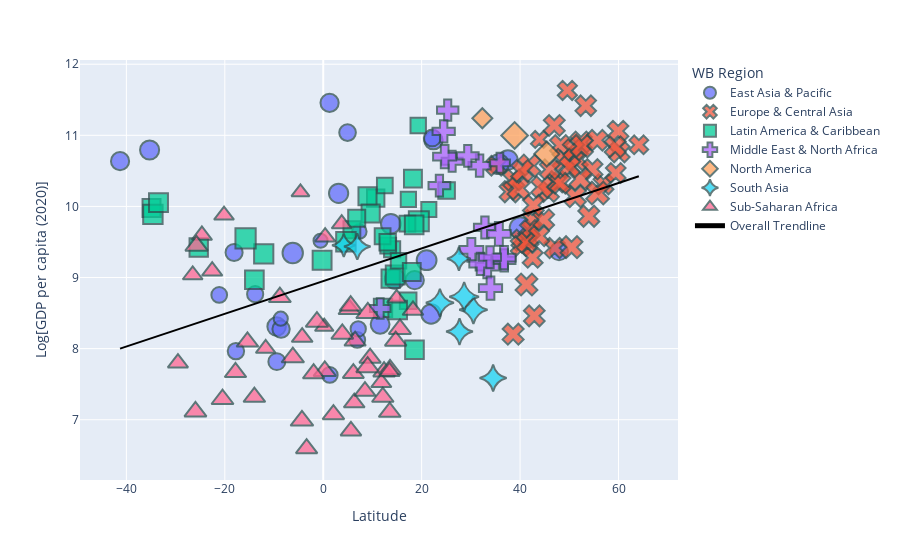

Notebook cell for this chart:
### Markdown cell above
## Let's [select symbols to plot](https://plotly.com/python/marker-style/) so it looks like the previous ones and also to improve visibility

### Code cell
symbols = ['circle', 'x', 'square', 'cross', 'diamond', 'star-diamond', 'triangle-up']
fig = px.scatter(dffig,
                 x="latitude", 
                 y="ln_gdp_pc", 
                 color='region',
                 symbol='region',
                 symbol_sequence=symbols,
                 hover_name='name',
                 hover_data=['iso3c', 'ln_pop'],
                 size='ln_pop',
                 size_max=15,
                 trendline="ols",
                 trendline_scope="overall",
                 trendline_color_override="black",
                 labels={
                     "latitude": "Latitude",
                     "ln_gdp_pc": "Log[GDP per capita (" + str(year) + ")]",
                     "region": "WB Region"
                 },
                 opacity=0.75,
                 height=600,
                )
fig.update_traces(marker=dict(#size=12,
                              line=dict(width=2,
                                        color='DarkSlateGrey')),
                  selector=dict(mode='markers'))
fig.show()

### Figure 1 — Plotly figure (JSON) as saved in the notebook; plotly's stock layout.template omitted (floating-point values rounded to 4 significant figures; data arrays with more than 128 entries replaced by an {"elided": "..."} marker saying what was removed)
{"data": [{"customdata": [["KOR", 17.76], ["CHN", 21.07], ["SLB", 13.44], ["SGP", 15.55], ["KHM", 16.63], ["PNG", 16.01], ["PLW", 9.803], ["PHL", 18.51], ["NZL", 15.44], ["FJI", 13.71], ["BRN", 12.99], ["FSM", 11.65], ["MYS", 17.29], ["MNG", 15.0], ["MMR", 17.81], ["HKG", 15.83], ["MHL", 10.99], ["IDN", 19.43], ["MAC", 13.38], ["JPN", 18.65], ["LAO", 15.8], ["NRU", 9.29], ["THA", 18.06], ["KIR", 11.69], ["TLS", 14.09], ["VUT", 12.64], ["AUS", 17.06], ["WSM", 12.2], ["TUV", 9.375], ["TON", 11.57], ["VNM", 18.39]], "hovertemplate": "<b>%{hovertext}</b><br><br>WB Region=East Asia & Pacific<br>Latitude=%{x}<br>Log[GDP per capita (2020)]=%{y}<br>ln_pop=%{customdata[1]}<br>iso3c=%{customdata[0]}<extra></extra>", "hovertext": ["Korea, Rep.", "China", "Solomon Islands", "Singapore", "Cambodia", "Papua New Guinea", "Palau", "Philippines", "New Zealand", "Fiji", "Brunei Darussalam", "Micronesia, Fed. Sts.", "Malaysia", "Mongolia", "Myanmar", "Hong Kong SAR, China", "Marshall Islands", "Indonesia", "Macao SAR, China", "Japan", "Lao PDR", "Nauru", "Thailand", "Kiribati", "Timor-Leste", "Vanuatu", "Australia", "Samoa", "Tuvalu", "Tonga", "Vietnam"], "legendgroup": "East Asia & Pacific", "marker": {"color": "#636efa", "line": {"color": "DarkSlateGrey", "width": 2}, "opacity": 0.75, "size": [17.76, 21.07, 13.44, 15.55, 16.63, 16.01, 9.803, 18.51, 15.44, 13.71, 12.99, 11.65, 17.29, 15.0, 17.81, 15.83, 10.99, 19.43, 13.38, 18.65, 15.8, 9.29, 18.06, 11.69, 14.09, 12.64, 17.06, 12.2, 9.375, 11.57, 18.39], "sizemode": "area", "sizeref": 0.09363, "symbol": "circle"}, "mode": "markers", "name": "East Asia & Pacific", "orientation": "v", "showlegend": true, "type": "scatter", "x": [37.53, 40.05, -9.427, 1.289, 11.56, -9.474, 7.342, 14.55, -41.29, -18.11, 4.942, 6.918, 3.124, 47.91, 21.91, 22.4, 7.11, -6.198, 22.17, 35.67, 18.58, -0.5477, 13.73, 1.329, -8.567, -17.74, -35.28, -13.83, -8.631, -21.14, 21.01], "xaxis": "x", "y": [10.65, 9.699, 7.817, 11.46, 8.341, 8.31, 9.647, 8.982, 10.64, 9.352, 11.04, 8.122, 10.18, 9.369, 8.488, 10.93, 8.277, 9.345, 10.96, 10.6, 8.963, 9.517, 9.756, 7.63, 8.275, 7.965, 10.79, 8.766, 8.421, 8.756, 9.244], "yaxis": "y"}, {"customdata": [["AZE", 16.13], ["GEO", 15.13], ["NOR", 15.5], ["ARM", 14.9], ["NLD", 16.67], ["AUT", 16.0], ["GRC", 16.19], ["MNE", 13.34], ["UZB", 17.35], ["MKD", 14.54], ["GBR", 18.02], ["HRV", 15.21], ["HUN", 16.09], ["MDA", 14.78], ["IRL", 15.42], ["ALB", 14.86], ["LVA", 14.46], ["ISL", 12.81], ["LUX", 13.35], ["ITA", 17.9], ["LTU", 14.84], ["KAZ", 16.75], ["XKX", 14.4], ["KGZ", 15.7], ["TJK", 16.07], ["BEL", 16.26], ["FRA", 18.03], ["POL", 17.45], ["SRB", 15.75], ["BIH", 15.0], ["CHE", 15.97], ["RUS", 18.79], ["ROU", 16.77], ["FIN", 15.53], ["PRT", 16.15], ["CYP", 14.0], ["SMR", 10.43], ["CZE", 16.19], ["SVK", 15.51], ["TUR", 18.25], ["BGR", 15.75], ["SVN", 14.56], ["DNK", 15.58], ["UKR", 17.6], ["SWE", 16.15], ["ESP", 17.67], ["EST", 14.1], ["DEU", 18.24], ["BLR", 16.05]], "hovertemplate": "<b>%{hovertext}</b><br><br>WB Region=Europe & Central Asia<br>Latitude=%{x}<br>Log[GDP per capita (2020)]=%{y}<br>ln_pop=%{customdata[1]}<br>iso3c=%{customdata[0]}<extra></extra>", "hovertext": ["Azerbaijan", "Georgia", "Norway", "Armenia", "Netherlands", "Austria", "Greece", "Montenegro", "Uzbekistan", "North Macedonia", "United Kingdom", "Croatia", "Hungary", "Moldova", "Ireland", "Albania", "Latvia", "Iceland", "Luxembourg", "Italy", "Lithuania", "Kazakhstan", "Kosovo", "Kyrgyz Republic", "Tajikistan", "Belgium", "France", "Poland", "Serbia", "Bosnia and Herzegovina", "Switzerland", "Russian Federation", "Romania", "Finland", "Portugal", "Cyprus", "San Marino", "Czechia", "Slovak Republic", "Turkiye", "Bulgaria", "Slovenia", "Denmark", "Ukraine", "Sweden", "Spain", "Estonia", "Germany", "Belarus"], "legendgroup": "Europe & Central Asia", "marker": {"color": "#EF553B", "line": {"color": "DarkSlateGrey", "width": 2}, "opacity": 0.75, "size": [16.13, 15.13, 15.5, 14.9, 16.67, 16.0, 16.19, 13.34, 17.35, 14.54, 18.02, 15.21, 16.09, 14.78, 15.42, 14.86, 14.46, 12.81, 13.35, 17.9, 14.84, 16.75, 14.4, 15.7, 16.07, 16.26, 18.03, 17.45, 15.75, 15.0, 15.97, 18.79, 16.77, 15.53, 16.15, 14.0, 10.43, 16.19, 15.51, 18.25, 15.75, 14.56, 15.58, 17.6, 16.15, 17.67, 14.1, 18.24, 16.05], "sizemode": "area", "sizeref": 0.09363, "symbol": "x"}, "mode": "markers", "name": "Europe & Central Asia", "orientation": "v", "showlegend": true, "type": "scatter", "x": [40.38, 41.71, 59.91, 40.16, 52.37, 48.22, 37.98, 42.46, 41.31, 42.0, 51.5, 45.81, 47.5, 47.02, 53.34, 41.33, 56.95, 64.14, 49.61, 41.9, 54.69, 51.19, 42.56, 42.89, 38.59, 50.84, 48.86, 52.26, 44.8, 43.86, 46.95, 55.76, 44.45, 60.16, 38.71, 35.17, 43.93, 50.09, 48.15, 39.72, 42.71, 46.05, 55.68, 50.45, 59.33, 40.42, 59.44, 52.52, 53.97], "xaxis": "x", "y": [9.527, 9.544, 11.06, 9.443, 10.9, 10.86, 10.21, 9.812, 8.902, 9.666, 10.66, 10.21, 10.35, 9.415, 11.42, 9.492, 10.31, 10.87, 11.63, 10.57, 10.52, 10.14, 9.279, 8.461, 8.204, 10.79, 10.65, 10.39, 9.812, 9.583, 11.14, 10.19, 10.27, 10.77, 10.37, 10.57, 10.94, 10.56, 10.33, 10.25, 10.02, 10.52, 10.93, 9.426, 10.84, 10.5, 10.47, 10.85, 9.862], "yaxis": "y"}, {"customdata": [["LCA", 12.12], ["SUR", 13.28], ["TCA", 10.56], ["URY", 15.06], ["TTO", 14.15], ["PRY", 15.78], ["PRI", 15.0], ["VCT", 11.62], ["NIC", 15.71], ["PER", 17.31], ["PAN", 15.28], ["SLV", 15.69], ["MEX", 18.67], ["ABW", 11.58], ["CYM", 11.09], ["ARG", 17.63], ["GTM", 16.64], ["GRD", 11.63], ["ATG", 11.49], ["BHS", 12.88], ["BLZ", 12.89], ["BOL", 16.27], ["ECU", 16.69], ["DOM", 16.2], ["DMA", 11.18], ["KNA", 10.88], ["CRI", 15.44], ["BRA", 19.17], ["COL", 17.75], ["BRB", 12.57], ["GUY", 13.58], ["HND", 16.11], ["CHL", 16.77], ["HTI", 16.25], ["JAM", 14.9]], "hovertemplate": "<b>%{hovertext}</b><br><br>WB Region=Latin America & Caribbean <br>Latitude=%{x}<br>Log[GDP per capita (2020)]=%{y}<br>ln_pop=%{customdata[1]}<br>iso3c=%{customdata[0]}<extra></extra>", "hovertext": ["St. Lucia", "Suriname", "Turks and Caicos Islands", "Uruguay", "Trinidad and Tobago", "Paraguay", "Puerto Rico", "St. Vincent and the Grenadines", "Nicaragua", "Peru", "Panama", "El Salvador", "Mexico", "Aruba", "Cayman Islands", "Argentina", "Guatemala", "Grenada", "Antigua and Barbuda", "Bahamas, The", "Belize", "Bolivia", "Ecuador", "Dominican Republic", "Dominica", "St. Kitts and Nevis", "Costa Rica", "Brazil", "Colombia", "Barbados", "Guyana", "Honduras", "Chile", "Haiti", "Jamaica"], "legendgroup": "Latin America & Caribbean ", "marker": {"color": "#00cc96", "line": {"color": "DarkSlateGrey", "width": 2}, "opacity": 0.75, "size": [12.12, 13.28, 10.56, 15.06, 14.15, 15.78, 15.0, 11.62, 15.71, 17.31, 15.28, 15.69, 18.67, 11.58, 11.09, 17.63, 16.64, 11.63, 11.49, 12.88, 12.89, 16.27, 16.69, 16.2, 11.18, 10.88, 15.44, 19.17, 17.75, 12.57, 13.58, 16.11, 16.77, 16.25, 14.9], "sizemode": "area", "sizeref": 0.09363, "symbol": "square"}, "mode": "markers", "name": "Latin America & Caribbean ", "orientation": "v", "showlegend": true, "type": "scatter", "x": [14, 5.823, 21.46, -34.89, 10.66, -25.3, 18.23, 13.2, 12.15, -12.09, 8.994, 13.7, 19.43, 12.52, 19.3, -34.61, 14.62, 12.07, 17.12, 25.07, 17.25, -13.99, -0.2295, 18.48, 15.3, 17.3, 9.637, -15.78, 4.61, 13.09, 6.805, 15.13, -33.48, 18.54, 17.99], "xaxis": "x", "y": [9.397, 9.672, 9.958, 9.978, 10.12, 9.422, 10.39, 9.45, 8.573, 9.332, 10.14, 8.985, 9.791, 10.29, 11.14, 9.888, 9.035, 9.581, 9.758, 10.22, 8.673, 8.969, 9.242, 9.741, 9.236, 10.1, 9.9, 9.551, 9.503, 9.497, 9.835, 8.544, 10.05, 7.984, 9.078], "yaxis": "y"}, {"customdata": [["EGY", 18.44], ["DJI", 13.8], ["OMN", 15.45], ["LBY", 15.74], ["ISR", 16.04], ["IRQ", 17.51], ["TUN", 16.29], ["BHR", 14.35], ["JOR", 16.14], ["DZA", 17.6], ["QAT", 14.87], ["SAU", 17.37], ["KWT", 15.27], ["IRN", 18.25], ["MAR", 17.42], ["MLT", 13.15], ["ARE", 16.11], ["LBN", 15.74]], "hovertemplate": "<b>%{hovertext}</b><br><br>WB Region=Middle East & North Africa<br>Latitude=%{x}<br>Log[GDP per capita (2020)]=%{y}<br>ln_pop=%{customdata[1]}<br>iso3c=%{customdata[0]}<extra></extra>", "hovertext": ["Egypt, Arab Rep.", "Djibouti", "Oman", "Libya", "Israel", "Iraq", "Tunisia", "Bahrain", "Jordan", "Algeria", "Qatar", "Saudi Arabia", "Kuwait", "Iran, Islamic Rep.", "Morocco", "Malta", "United Arab Emirates", "Lebanon"], "legendgroup": "Middle East & North Africa", "marker": {"color": "#ab63fa", "line": {"color": "DarkSlateGrey", "width": 2}, "opacity": 0.75, "size": [18.44, 13.8, 15.45, 15.74, 16.04, 17.51, 16.29, 14.35, 16.14, 17.6, 14.87, 17.37, 15.27, 18.25, 17.42, 13.15, 16.11, 15.74], "sizemode": "area", "sizeref": 0.09363, "symbol": "cross"}, "mode": "markers", "name": "Middle East & North Africa", "orientation": "v", "showlegend": true, "type": "scatter", "x": [30.1, 11.58, 23.61, 32.86, 31.77, 33.33, 36.79, 26.19, 31.95, 36.74, 25.29, 24.67, 29.37, 35.69, 33.99, 35.9, 24.48, 33.89], "xaxis": "x", "y": [9.389, 8.565, 10.29, 9.704, 10.57, 9.152, 9.241, 10.63, 9.192, 9.281, 11.35, 10.7, 10.71, 9.614, 8.852, 10.61, 11.06, 9.286], "yaxis": "y"}, {"customdata": [["USA", 19.62], ["BMU", 11.06], ["CAN", 17.45]], "hovertemplate": "<b>%{hovertext}</b><br><br>WB Region=North America<br>Latitude=%{x}<br>Log[GDP per capita (2020)]=%{y}<br>ln_pop=%{customdata[1]}<br>iso3c=%{customdata[0]}<extra></extra>", "hovertext": ["United States", "Bermuda", "Canada"], "legendgroup": "North America", "marker": {"color": "#FFA15A", "line": {"color": "DarkSlateGrey", "width": 2}, "opacity": 0.75, "size": [19.62, 11.06, 17.45], "sizemode": "area", "sizeref": 0.09363, "symbol": "diamond"}, "mode": "markers", "name": "North America", "orientation": "v", "showlegend": true, "type": "scatter", "x": [38.89, 32.33, 45.42], "xaxis": "x", "y": [11.0, 11.24, 10.74], "yaxis": "y"}, {"customdata": [["BTN", 13.56], ["AFG", 17.48], ["MDV", 13.2], ["BGD", 18.92], ["PAK", 19.21], ["NPL", 17.19], ["IND", 21.05], ["LKA", 16.9]], "hovertemplate": "<b>%{hovertext}</b><br><br>WB Region=South Asia<br>Latitude=%{x}<br>Log[GDP per capita (2020)]=%{y}<br>ln_pop=%{customdata[1]}<br>iso3c=%{customdata[0]}<extra></extra>", "hovertext": ["Bhutan", "Afghanistan", "Maldives", "Bangladesh", "Pakistan", "Nepal", "India", "Sri Lanka"], "legendgroup": "South Asia", "marker": {"color": "#19d3f3", "line": {"color": "DarkSlateGrey", "width": 2}, "opacity": 0.75, "size": [13.56, 17.48, 13.2, 18.92, 19.21, 17.19, 21.05, 16.9], "sizemode": "area", "sizeref": 0.09363, "symbol": "star-diamond"}, "mode": "markers", "name": "South Asia", "orientation": "v", "showlegend": true, "type": "scatter", "x": [27.58, 34.52, 4.174, 23.71, 30.52, 27.69, 28.64, 6.921], "xaxis": "x", "y": [9.264, 7.586, 9.453, 8.645, 8.546, 8.24, 8.73, 9.437], "yaxis": "y"}, {"customdata": [["CAF", 15.39], ["BWA", 14.67], ["BDI", 16.29], ["SWZ", 13.96], ["SYC", 11.5], ["AGO", 17.31], ["TCD", 16.61], ["ZAF", 17.9], ["TGO", 15.93], ["UGA", 17.64], ["TZA", 17.91], ["STP", 12.3], ["BEN", 16.31], ["BFA", 16.86], ["ZMB", 16.73], ["CIV", 17.09], ["KEN", 17.8], ["LBR", 15.44], ["LSO", 14.58], ["MDG", 17.14], ["MLI", 16.82], ["GNQ", 14.15], ["MOZ", 17.26], ["MRT", 15.35], ["MUS", 14.05], ["MWI", 16.77], ["GNB", 14.49], ["NAM", 14.75], ["NER", 17.0], ["SOM", 16.58], ["NGA", 19.14], ["GIN", 16.39], ["GHA", 17.25], ["GAB", 14.62], ["ETH", 18.56], ["CPV", 13.23], ["COM", 13.68], ["RWA", 16.38], ["SDN", 17.6], ["SEN", 16.63], ["COG", 15.52], ["COD", 18.31], ["SLE", 15.89], ["CMR", 17.09], ["GMB", 14.7], ["ZWE", 16.51]], "hovertemplate": "<b>%{hovertext}</b><br><br>WB Region=Sub-Saharan Africa <br>Latitude=%{x}<br>Log[GDP per capita (2020)]=%{y}<br>ln_pop=%{customdata[1]}<br>iso3c=%{customdata[0]}<extra></extra>", "hovertext": ["Central African Republic", "Botswana", "Burundi", "Eswatini", "Seychelles", "Angola", "Chad", "South Africa", "Togo", "Uganda", "Tanzania", "Sao Tome and Principe", "Benin", "Burkina Faso", "Zambia", "Cote d'Ivoire", "Kenya", "Liberia", "Lesotho", "Madagascar", "Mali", "Equatorial Guinea", "Mozambique", "Mauritania", "Mauritius", "Malawi", "Guinea-Bissau", "Namibia", "Niger", "Somalia", "Nigeria", "Guinea", "Ghana", "Gabon", "Ethiopia", "Cabo Verde", "Comoros", "Rwanda", "Sudan", "Senegal", "Congo, Rep.", "Congo, Dem. Rep.", "Sierra Leone", "Cameroon", "Gambia, The", "Zimbabwe"], "legendgroup": "Sub-Saharan Africa ", "marker": {"color": "#FF6692", "line": {"color": "DarkSlateGrey", "width": 2}, "opacity": 0.75, "size": [15.39, 14.67, 16.29, 13.96, 11.5, 17.31, 16.61, 17.9, 15.93, 17.64, 17.91, 12.3, 16.31, 16.86, 16.73, 17.09, 17.8, 15.44, 14.58, 17.14, 16.82, 14.15, 17.26, 15.35, 14.05, 16.77, 14.49, 14.75, 17.0, 16.58, 19.14, 16.39, 17.25, 14.62, 18.56, 13.23, 13.68, 16.38, 17.6, 16.63, 15.52, 18.31, 15.89, 17.09, 14.7, 16.51], "sizemode": "area", "sizeref": 0.09363, "symbol": "triangle-up"}, "mode": "markers", "name": "Sub-Saharan Africa ", "orientation": "v", "showlegend": true, "type": "scatter", "x": [5.631, -24.65, -3.378, -26.52, -4.631, -8.812, 12.1, -25.75, 6.123, 0.3143, -6.175, 0.2062, 6.478, 12.36, -15.4, 5.332, -1.28, 6.3, -29.52, -20.47, 13.57, 3.752, -25.97, 18.24, -20.16, -13.99, 11.8, -22.56, 13.51, 2.075, 9.058, 9.517, 5.57, 0.3883, 9.023, 14.92, -11.7, -1.953, 15.59, 14.72, -4.277, -4.325, 8.482, 3.872, 13.45, -17.83], "xaxis": "x", "y": [6.844, 9.593, 6.595, 9.037, 10.2, 8.723, 7.319, 9.447, 7.653, 7.685, 7.877, 8.307, 8.109, 7.676, 8.095, 8.553, 8.378, 7.239, 7.798, 7.289, 7.708, 9.754, 7.115, 8.539, 9.876, 7.319, 7.522, 9.091, 7.108, 7.074, 8.5, 7.868, 8.604, 9.569, 7.739, 8.707, 8.001, 7.649, 8.276, 8.108, 8.16, 6.987, 7.401, 8.207, 7.677, 7.666], "yaxis": "y"}, {"hovertemplate": "<b>OLS trendline</b><br>ln_gdp_pc = 0.0230032 * latitude + 8.94957<br>R<sup>2</sup>=0.233971<br><br>Latitude=%{x}<br>Log[GDP per capita (2020)]=%{y} <b>(trend)</b><extra></extra>", "legendgroup": "Overall Trendline", "line": {"color": "black"}, "mode": "lines", "name": "Overall Trendline", "showlegend": true, "type": "scatter", "x": {"elided": "190 float values"}, "xaxis": "x", "y": {"elided": "190 float values"}, "yaxis": "y"}], "layout": {"autosize": true, "legend": {"itemsizing": "constant", "title": {"text": "WB Region"}, "tracegroupgap": 0}, "margin": {"t": 60}, "xaxis": {"anchor": "y", "autorange": true, "domain": [0, 1], "range": [-48.77, 71.49], "title": {"text": "Latitude"}, "type": "linear"}, "yaxis": {"anchor": "x", "autorange": true, "domain": [0, 1], "range": [6.167, 12.05], "title": {"text": "Log[GDP per capita (2020)]"}, "type": "linear"}}}
